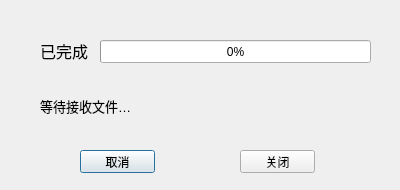
<?xml version="1.0" encoding="UTF-8"?>
<ui version="4.0">
 <class>Client</class>
 <widget class="QDialog" name="Client">
  <property name="geometry">
   <rect>
    <x>0</x>
    <y>0</y>
    <width>400</width>
    <height>190</height>
   </rect>
  </property>
  <property name="windowTitle">
   <string>接收</string>
  </property>
  <widget class="QLabel" name="cStatusLbl">
   <property name="geometry">
    <rect>
     <x>40</x>
     <y>70</y>
     <width>331</width>
     <height>71</height>
    </rect>
   </property>
   <property name="font">
    <font>
     <pointsize>10</pointsize>
    </font>
   </property>
   <property name="text">
    <string>等待接收文件…</string>
   </property>
  </widget>
  <widget class="QProgressBar" name="progressBar">
   <property name="geometry">
    <rect>
     <x>100</x>
     <y>40</y>
     <width>271</width>
     <height>23</height>
    </rect>
   </property>
   <property name="value">
    <number>0</number>
   </property>
  </widget>
  <widget class="QPushButton" name="cCancleBtn">
   <property name="geometry">
    <rect>
     <x>80</x>
     <y>150</y>
     <width>75</width>
     <height>23</height>
    </rect>
   </property>
   <property name="text">
    <string>取消</string>
   </property>
  </widget>
  <widget class="QPushButton" name="cCloseBtn">
   <property name="geometry">
    <rect>
     <x>240</x>
     <y>150</y>
     <width>75</width>
     <height>23</height>
    </rect>
   </property>
   <property name="text">
    <string>关闭</string>
   </property>
  </widget>
  <widget class="QLabel" name="label">
   <property name="geometry">
    <rect>
     <x>40</x>
     <y>40</y>
     <width>61</width>
     <height>21</height>
    </rect>
   </property>
   <property name="font">
    <font>
     <pointsize>12</pointsize>
    </font>
   </property>
   <property name="text">
    <string>已完成</string>
   </property>
  </widget>
 </widget>
 <resources/>
 <connections/>
</ui>
